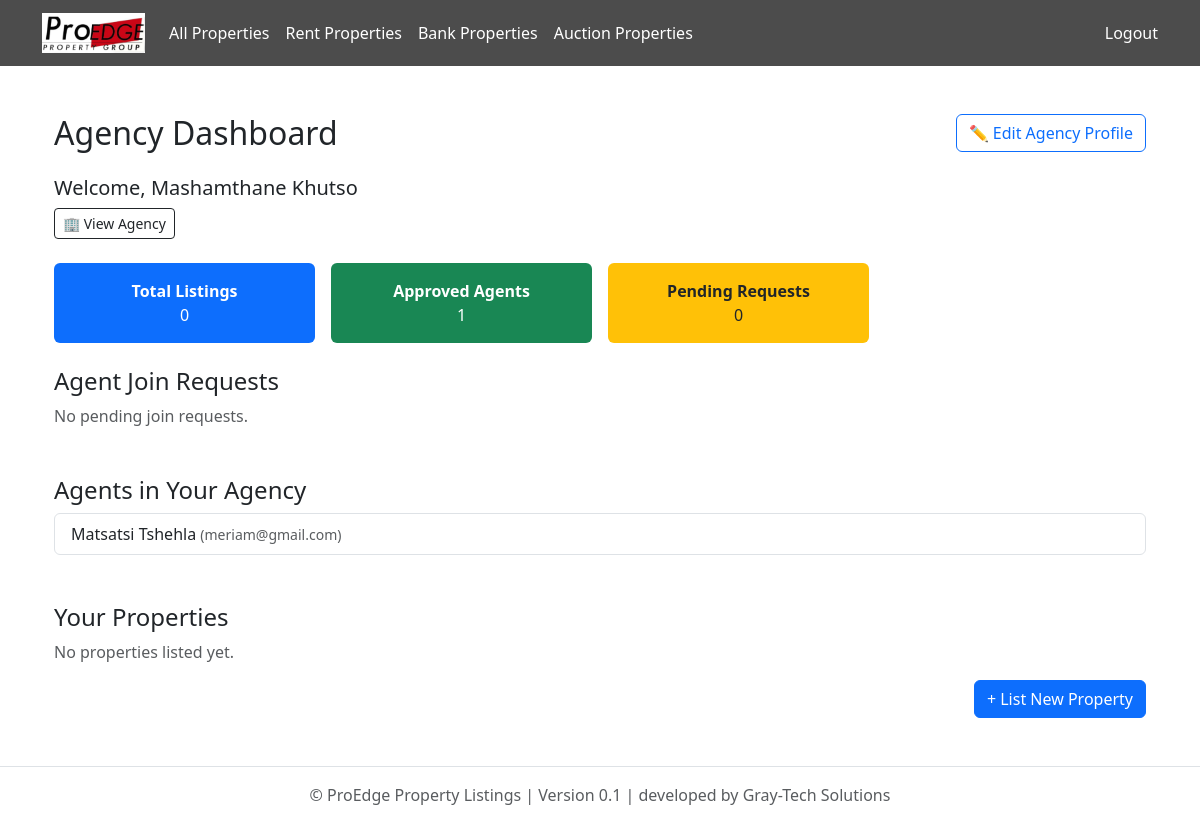
/dashboard/agency/ (signed in), run on an earlier commit of the app's database.
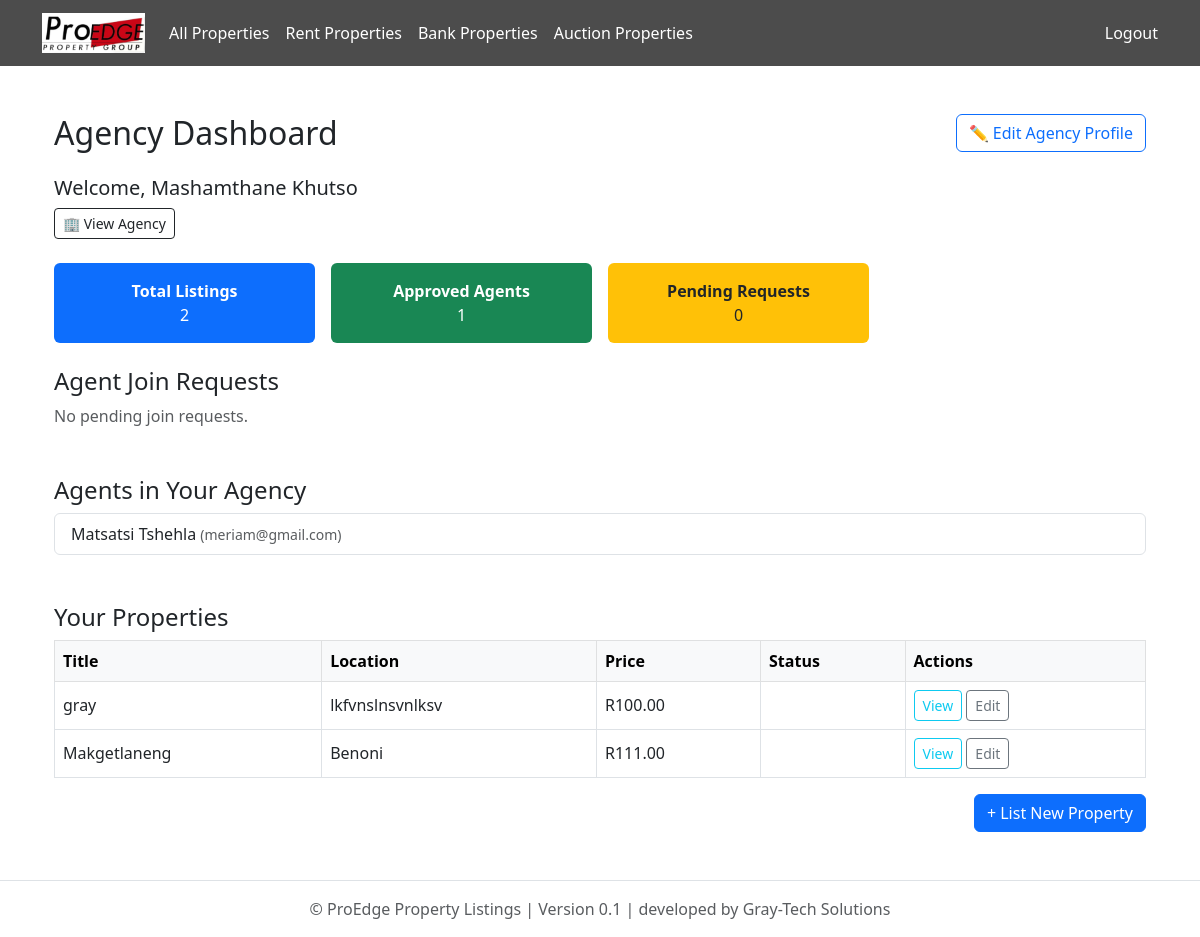
And on a later commit of the database.
### listings/models.py (models this page shows, shortened)
class AgentProfile(models.Model):
    user = models.OneToOneField(settings.AUTH_USER_MODEL, on_delete=models.CASCADE)
    agency = models.ForeignKey(Agency, on_delete=models.SET_NULL, null=True, blank=True)

### proedge/models.py (models this page shows, shortened)
class CustomUser(AbstractUser):
    ROLE_CHOICES = [
        ('buyer', 'Buyer'),
        ('seller', 'Seller'),
        ('tenant', 'Tenant'),
        ('agency', 'Agency'),
        ('landlord', 'Landlord'),
        ('agent', 'Agent'),
        ('bank', 'Bank'),
        ('auctioneer', 'Auctioneer'),
    ]
    role = models.CharField(max_length=20, choices=ROLE_CHOICES)

### agencylistings/models.py (models this page shows, shortened)
class AgencyProperty(models.Model):
    agency = models.ForeignKey(Agency, on_delete=models.CASCADE, related_name='agency_properties')
    agent = models.ForeignKey(settings.AUTH_USER_MODEL, on_delete=models.SET_NULL, null=True, blank=True)
    number_of_kitchens = models.PositiveIntegerField(default=0)
    number_of_bedrooms = models.PositiveIntegerField(default=0)
    title = models.CharField(max_length=255)
    description = models.TextField()
    location = models.CharField(max_length=255)
    province = models.CharField(max_length=100)
    property_type = models.CharField(max_length=100, choices=[
        ('house', 'House'),
        ('apartment', 'Apartment'),
        ('commercial', 'Commercial'),
        ('vacant_land', 'Vacant Land'),
    ])
    listing_type = models.CharField(max_length=100, choices=[
        ('for_sale', 'For Sale'),
        ('to_rent', 'To Rent'),
        ('auction', 'Auction'),
    ])
    price = models.DecimalField(max_digits=12, decimal_places=2)
    created_at = models.DateTimeField(default=timezone.now)
    number_of_bathrooms = models.PositiveIntegerField(null=True, blank=True)
    number_of_parking_slots = models.PositiveIntegerField(default=0)
    number_of_garages = models.PositiveIntegerField(null=True, blank=True)
    floor_area_m2 = models.DecimalField(max_digits=10, decimal_places=2, null=True, blank=True)
    erf_size_m2 = models.DecimalField(max_digits=10, decimal_places=2, null=True, blank=True)
    has_parking = models.BooleanField(default=False)
    number_of_parking_slots = models.PositiveIntegerField(null=True, blank=True)
    price_per_m2 = models.DecimalField(max_digits=10, decimal_places=2, null=True, blank=True)
    price_per_erf_m2 = models.DecimalField(max_digits=10, decimal_places=2, null=True, blank=True)
    class Meta:
        ordering = ['-created_at']

### proedge/views.py (the view)
# urls.py: path('dashboard/agency/', views.agency_dashboard, name='agency_dashboard'),
@login_required
def agency_dashboard(request):
    try:
        agency = Agency.objects.get(owner=request.user)
    except Agency.DoesNotExist:
        return redirect('create_agency_profile')
    agents = AgentProfile.objects.filter(agency=agency)
    agent_users = [agent.user for agent in agents]
    agency_properties = AgencyProperty.objects.filter(agency=agency)
    join_requests = AgentJoinRequest.objects.filter(is_approved=False)
    return render(request, 'proedge/agency_dashboard.html', {
        'agency': agency,
        'agents': agents,
        'properties': agency_properties,  # renamed from "properties"
        'join_requests': join_requests,
    })

### proedge/templates/proedge/agency_dashboard.html (shortened to what this page needs)
{% extends "base.html" %}
{% block content %}
<div class="container my-5">
  <div class="d-flex justify-content-between align-items-center mb-4">
    <h2 class="mb-0">Agency Dashboard</h2>
    <a href="{% url 'edit_agency_profile' %}" class="btn btn-outline-primary">✏️ Edit Agency Profile</a>
  </div>
  <div class="mb-4">
    <h5>Welcome, {{ request.user.get_full_name }}</h5>
    <a href="{% url 'view_agency_profile' %}" class="btn btn-outline-dark btn-sm">🏢 View Agency</a>
  </div>
  <div class="row g-3 mb-4">
    <div class="col-md-3 col-sm-6">
      <div class="bg-primary text-white rounded p-3 text-center">
        <strong>Total Listings</strong><br>{{ properties.count }}
      </div>
    </div>
    <div class="col-md-3 col-sm-6">
      <div class="bg-success text-white rounded p-3 text-center">
        <strong>Approved Agents</strong><br>{{ agents.count }}
      </div>
    </div>
    <div class="col-md-3 col-sm-6">
      <div class="bg-warning text-dark rounded p-3 text-center">
        <strong>Pending Requests</strong><br>{{ join_requests.count }}
      </div>
    </div>
  </div>
  <div class="mb-5">
    <h4>Agent Join Requests</h4>
    {% if join_requests %}
      <ul class="list-group">
        {% for req in join_requests %}
          <li class="list-group-item d-flex justify-content-between align-items-center">
            <div>
              <strong>{{ req.agent.get_full_name|default:req.agent.username }}</strong>
              <small class="text-muted">requested to join your agency.</small>
            </div>
            <div>
              <a href="{% url 'approve_join_request' req.id %}" class="btn btn-sm btn-success">Approve</a>
              <a href="{% url 'reject_join_request' req.id %}" class="btn btn-sm btn-danger">Reject</a>
            </div>
          </li>
        {% endfor %}
      </ul>
    {% else %}
      <p class="text-muted">No pending join requests.</p>
    {% endif %}
  </div>
  <div class="mb-5">
    <h4>Agents in Your Agency</h4>
    {% if agents %}
      <ul class="list-group">
        {% for agent in agents %}
          <li class="list-group-item">
            {{ agent.user.get_full_name|default:agent.user.username }}
            <span class="text-muted small">({{ agent.user.email }})</span>
          </li>
        {% endfor %}
      </ul>
    {% else %}
      <p class="text-muted">No agents added yet.</p>
    {% endif %}
  </div>
  <div>
    <h4>Your Properties</h4>
    {% if properties %}
      <table class="table table-bordered table-hover align-middle mt-2">
        <thead class="table-light">
          <tr>
            <th>Title</th>
            <th>Location</th>
            <th>Price</th>
            <th>Status</th>
            <th>Actions</th>
          </tr>
        </thead>
        <tbody>
          {% for prop in properties %}
            <tr>
              <td>{{ prop.title }}</td>
              <td>{{ prop.location }}</td>
              <td>R{{ prop.price|floatformat:2 }}</td>
              <td></td>
              <td>
                <a href="{% url 'property_detail' prop.pk %}" class="btn btn-sm btn-outline-info">View</a>
                <a href="{% url 'edit_property' prop.pk %}" class="btn btn-sm btn-outline-secondary">Edit</a>
              </td>
            </tr>
          {% endfor %}
        </tbody>
      </table>
    {% else %}
      <p class="text-muted">No properties listed yet.</p>
    {% endif %}
    <div class="text-end mt-3">
      <a href="{% url 'submit_property' %}" class="btn btn-primary">+ List New Property</a>
    </div>
  </div>
</div>
{% endblock %}

What changed in the data, as far as the page shows it:
added AgencyProperty: title "gray", location "lkfvnslnsvnlksv", price "100.00"
added AgencyProperty: title "Makgetlaneng", location "Benoni", price "111.00"
Also different on the page:
{{ properties.count }}: "0" → "2"
text no longer shown: "No properties listed yet."
text now shown: "Title Location Price Status Actions"
